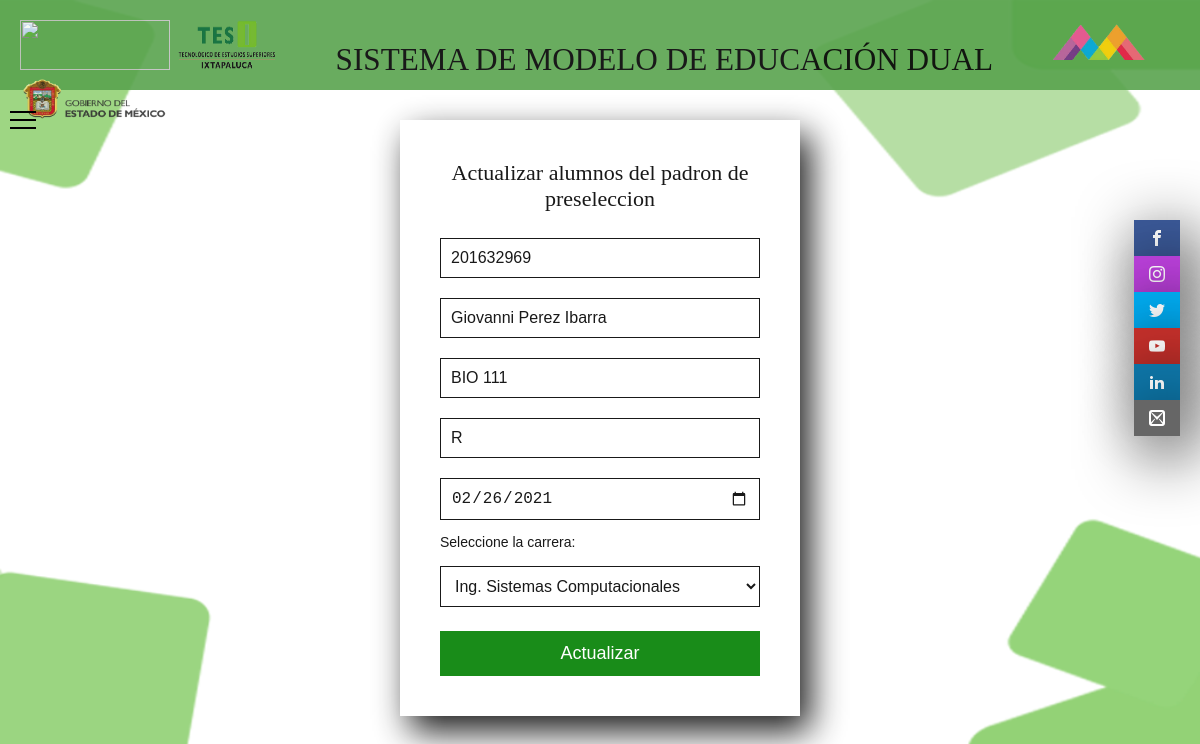
Screenshot of /actualiza.php?id=13 (signed in) with the database file from the repository.
### tables this page shows
CREATE TABLE `padron` (
  `id` int(10) NOT NULL,
  `matricula` int(10) NOT NULL,
  `Nombre_p` varchar(100) NOT NULL,
  `programa` varchar(100) NOT NULL,
  `resultado` varchar(100) NOT NULL,
  `fecha` varchar(100) NOT NULL,
  `carrera` varchar(100) NOT NULL,
  `estatus` varchar(50) NOT NULL
);

### actualiza.php (the view, shortened to what this page needs)
<?php
$conexion=mysqli_connect('localhost','id16929386_modelodual','iU3EUE^6G<IzwOH$','id16929386_sistemadual');
$id=$_GET['id'];
                ?>
<!DOCTYPE html>
<html lang="en">
    <head>
        <link rel="stylesheet" type="text/css" href="css/ingresados (1).css"/>
        <link rel="stylesheet" type="text/css" href="css/calen.css"/>
        <link rel="stylesheet" type="text/css" href="fonts.css"/>
    </head>
    <body  class="grid-container">
            <header class="header">
                <img src="img/tecnm.png" alt="">
                <a href="index.php"><img title="Inicio" src="img/tesi.png" alt=""></a>
                    SISTEMA DE MODELO DE EDUCACIÓN DUAL
                <img src="img/edomex.png" alt="">
                <img src="img/gobierno.png" alt="">
            </header>
            <div class="main">
                <form class="registro" method="post">
                  <h4>Actualizar alumnos del padron de preseleccion</h3>
                    <?php
                      $sql="SELECT * from padron where id='$id'";
                      $result=mysqli_query($conexion,$sql);
                      $row=$result->fetch_assoc();
                    ?>
                    <input class="controls" type="text" name="matricula" placeholder="Matricula del preseleccionado" value="<?php echo $row['matricula'];?>">
                    <input class="controls" type="text" name="nombre" placeholder="Nombre del preseleccionado" value="<?php echo $row['Nombre_p'];?>">
                    <input class="controls" type="text" name="programa" placeholder="Programa educativo" value="<?php echo $row['programa'];?>">
                    <input class="controls" type="text" name="resultado" placeholder="Resultado de evaluaciones" value="<?php echo $row['resultado'];?>">
                    <input class="controls" type="date" id="campofecha" name="fecha" placeholder="Fecha de incorporación al padrón" value="<?php echo $row['fecha'];?>">
                    <h5>Seleccione la carrera:</h5>
                    <select class="controls" name="carrera">
                         <option>Ing.  Sistemas Computacionales<br></option>
                    </select>
                    <input class="botons" name="ingresar" type="submit" value="Actualizar">
                </form>
            </div>
            <navbar class="navbar">
  <div class="screen">
    <div class="modal-container">
        <label id="label" for="input">
          <span class="hamburguer"></span>
          <span class="hamburguer"></span>
          <span class="hamburguer"></span>
        </label>
    </div>
  </div>
</navbar>
  <sidebar class="sidebar">
      <ul>
          <li><a href="https://www.facebook.com/TESIOficial/" target="_blank" class="icon-facebook"></a></li>
          <li><a href="https://www.instagram.com/tesioficial/" target="_blank" class="icon-instagram"></a></li>
          <li><a href="https://twitter.com/TESIOficial/" target="_blank" class="icon-twitter"></a></li>
          <li><a href="https://www.youtube.com/channel/UCBRZpGRpPlmOqv2c-OehMmA" target="_blank" class="icon-youtube"></a></li>
          <li><a href="https://www.linkedin.com/school/tesi-ixtapaluca/" target="_blank" class="icon-linkedin2"></a></li>
          <li><a href="mailto:dir_dixtapaluca@tesi.edu.mx" target="_blank" class="icon-mail2"></a></li>
      </ul>
  </sidebar>
    </body>
</html>

### css/ingresados (1).css (style rules this page uses)
* { box-sizing:border-box; margin: 0; padding: 0; }
html { height: 100%; }
body { font-family: century gothic; min-height: 100%; }
.grid-container > * { padding: 20px; background-repeat: no-repeat; background-size: 700px; }
.grid-container { display: grid; gap: 10px; grid-template: "header" auto "navbar" 100px "main" auto "sidebar" 100px; }
@media screen and (min-width: 600px) { .grid-container { grid-template: "header header" auto "navbar navbar" 100px "sidebar main" auto / 200px auto; } }
@media screen and (min-width: 1050px) { .grid-container { grid-template: "header header header" 90px "navbar main sidebar" auto "footer footer footer" 50px/ 200px auto 200px; } }
.header img { width: 150px; height: 50px; }
.header { padding-top: 20px; grid-area: header; font-size: 31.2px; background: #59a44e; opacity: 0.9; }
.main { grid-area: main; margin-top: 20px; padding: 0px; }
.main * { margin: 0; padding: 0; box-sizing: border-box; font-weight: lighter; }
.registro { width: 400px; background-color: white; padding: 40px; margin: auto; color: white; opacity: 0.9; box-shadow: 10px 15px 33px black; }
.registro h4 { text-align: center; font-size: 22px; margin-bottom: 10px; color: black; }
.registro h5 { color: black; font-family: sans-serif; font-size: 14px; margin-top: 10px; }
.controls { width: 100%; background-color: white; padding: 10px; margin-bottom: 4px; margin-top: 16px; border: 1px solid black; font-size: 16px; color: black; }
.botons { width: 100%; background: green; border: none; padding: 12px; color: white; margin: 20px 0 0 0; font-size: 18px; }
.navbar { grid-area: navbar; }
.navbar { grid-area: navbar; padding: 0px; }
.screen { top: -10px; position: relative; width:250px; height: 560px; overflow:hidden; }
label { cursor:pointer; position:absolute; left:10px; top:15px; width:26px; height:16px; z-index:100; }
.hamburguer, .hidden-hamburger { margin: 0 auto; position:absolute; height:2px; z-index:3; }
.hamburguer { background-color:black; width:100%; }
.modal-container .hamburguer:nth-of-type(2) { transform:translateX(0px); top:50%; width:100%; opacity:1; transition: opacity 0.2s 1.1s, width 0.5s 1.9s, transform 0.5s 1.9s; }
.modal-container .hamburguer:nth-of-type(3) { top:100%; width:100%; }
.modal-container .hamburguer:nth-of-type(1), .modal-container .hamburguer:nth-of-type(3) { transform:rotate(0deg); transition: transform 0.5s, background-color 1s; }
.sidebar * { margin: 0; padding: 0; -webkit-box-sizing: border-box; -moz-box-sizing: border-box; box-sizing: border-box; }
.sidebar { position: fixed; right: 0; top: 200px; z-index: 2000; }
.sidebar ul { list-style-type: none; }
.sidebar ul li a { box-shadow: 10px 15px 66px black; display: inline-block; color: white; background: black; padding: 10px 15px; text-decoration: none; -webkit-transition: all 500ms ease; -o-transition: all 500ms ease; -transition: all 500ms; }
.sidebar ul li .icon-facebook { background: #3b5998; }
.sidebar ul li .icon-instagram { background: #ba40da; }
.sidebar ul li .icon-twitter { background: #00abf0; }
.sidebar ul li .icon-youtube { background: #c4302b; }
.sidebar ul li .icon-linkedin2 { background: #0e76a8; }
.sidebar ul li .icon-mail2 { background: #666666; }

### calen.css (style rules this page uses)
label { display: block; font: 1rem 'Fira Sans', sans-serif; }
input, label { margin: .4rem 0; }

### actualiza.php (style rules this page uses)
body { background-image: url("img/fondotesi.png"); background-size: 100%; -moz-background-size: cover; -ms-background-size: cover; -o-background-size: cover; background-size: cover; background-attachment: fixed; background-repeat: no-repeat; background-position: bottom center; }

### rows the page displays
padron: matricula "201632969", nombre "Giovanni Perez Ibarra", programa "BIO 111", resultado "R", fecha "02/26/2021"
